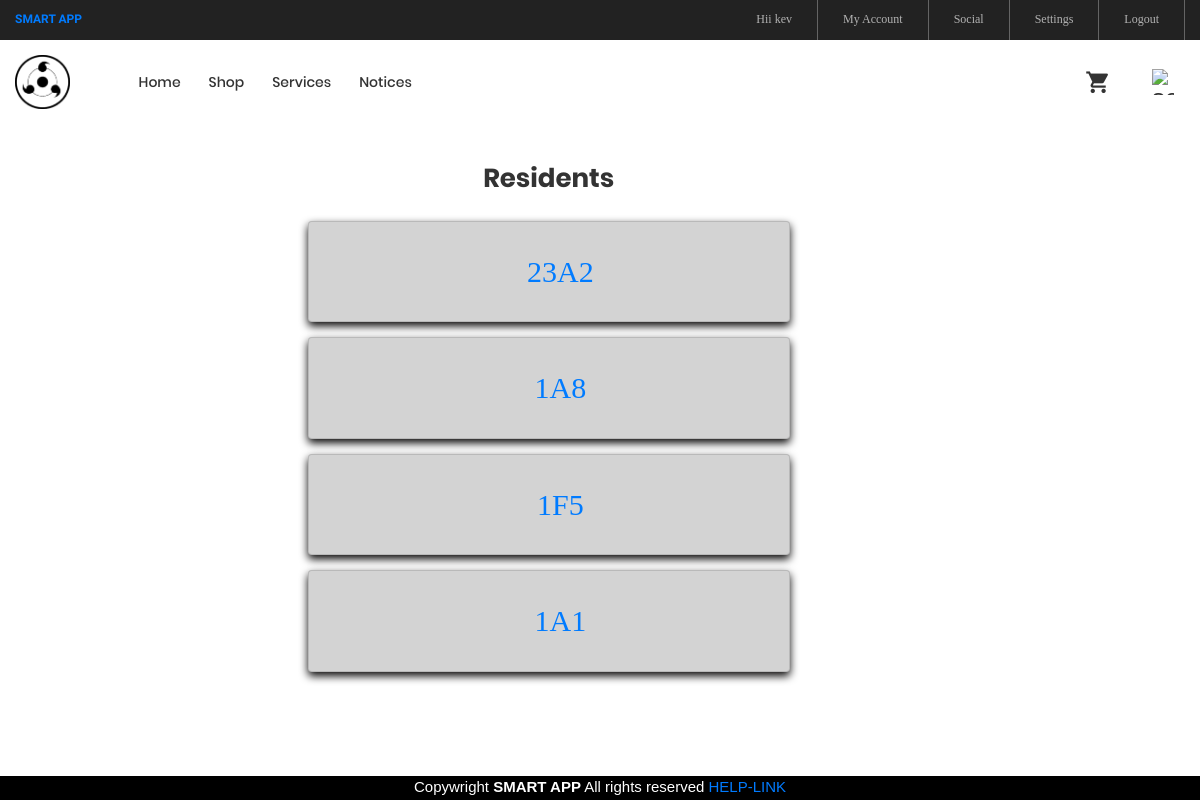
/residents/ (signed in), run on the app's committed database.
### signin/models.py (models this page shows, shortened)
class UserProfile(models.Model):
        user = models.OneToOneField(User, on_delete=models.CASCADE)
        flat_number = models.CharField(max_length=30)
        mobile_number = models.CharField(max_length=20)
        pro_pic=models.ImageField(upload_to='images',blank=True,null=True)

### ser/views.py (the view)
# urls.py: path('residents/',views.residents,name="residents"),
@login_required
def residents(request):
    tenants=UserProfile.objects.all()
    info=[]
    for x in tenants:
        y={'flnum':x.flat_number}
        info.append(y)
    context={
            'info':info
        }
    return render(request,'residents.html',context)

### templates/residents.html (shortened to what this page needs)
{% extends "base.html" %}
{% load static %}
{% block page_content %}
<body>
<div class="row " style="margin-top: 10%">
  <div class="col-md-3"></div>
<div  class="col-md-5" style="color:black">
    <h1 class="ltext-108 cl2 hov-cl1 trans-04 p-b-10" style="text-align: center;">Residents</h1>
    {% for y in info %}
    <div class="card p-3 m-t-15" style="background-color: lightgray">
	<li class="btn">
                        <a class="nav-link" href= "{% url 'category-list' y.flnum %}" style="font-size: 30px"><span class="lnr lnr-apartment">{{y.flnum}}</span></a>
                    </li>
    </div>
{% endfor %}
  <div class="col-md-3"></div>
</body>
{% endblock %}

### templates/base.html (shortened to what this page needs)
{% load static	 %}
<!DOCTYPE html>
<html lang="en">
<head>
	<link rel="stylesheet" type="text/css" href="{% static 'vendor/bootstrap/css/bootstrap.min.css' %}">
	<link rel="stylesheet" type="text/css" href="{% static 'fonts/font-awesome-4.7.0/css/font-awesome.min.css' %}">
	<link rel="stylesheet" type="text/css" href="{% static 'fonts/iconic/css/material-design-iconic-font.min.css' %}">
	<link rel="stylesheet" type="text/css" href="{% static 'fonts/linearicons-v1.0.0/icon-font.min.css' %}">
	<link rel="stylesheet" type="text/css" href="{% static 'vendor/animate/animate.css' %}">
	<link rel="stylesheet" type="text/css" href="{% static 'vendor/css-hamburgers/hamburgers.min.css' %}">
	<link rel="stylesheet" type="text/css" href="{% static 'vendor/animsition/css/animsition.min.css' %}">
	<link rel="stylesheet" type="text/css" href="{% static 'vendor/select2/select2.min.css' %}">
	<link rel="stylesheet" type="text/css" href="{% static 'vendor/daterangepicker/daterangepicker.css' %}">
	<link rel="stylesheet" type="text/css" href="{% static 'vendor/slick/slick.css' %}">
	<link rel="stylesheet" type="text/css" href="{% static 'vendor/MagnificPopup/magnific-popup.css' %}">
	<link rel="stylesheet" type="text/css" href="{% static 'vendor/perfect-scrollbar/perfect-scrollbar.css' %}">
	<link rel="stylesheet" type="text/css" href="{% static 'css/util.css' %}">
	<link rel="stylesheet" type="text/css" href="{% static 'css/main.css' %}">
</head>
<body class="animsition">
	<header>
		<div class="container-menu-desktop">
			<div class="top-bar">
				<div class="content-topbar flex-sb-m h-full container">
					<div class="left-top-bar" style="font-family: Kaushan Script;color:  #9999ff;">
						<b><a href='/index'>SMART APP</a></b>
					</div>
					<div class="right-top-bar flex-w h-full">
						 {% if user.is_authenticated %}
						<a href="#" class="flex-c-m trans-04 p-lr-25" style="border-left: none">
							Hii {{user.first_name}}
						</a>
						<a href="/profile" class="flex-c-m trans-04 p-lr-25">
							My Account
						</a>
						<a href="/residents" class="flex-c-m trans-04 p-lr-25">
							Social
						</a>
						<a href="{% url 'password_change' %}"class="flex-c-m trans-04 p-lr-25">
							Settings
						</a>
						<a href="/accounts/logout" class="flex-c-m trans-04 p-lr-25">
							Logout
						</a>
						{% else %}
						<a href="/accounts/login" class="flex-c-m trans-04 p-lr-25">
							Login
						</a>
						{% endif %}
					</div>
				</div>
			</div>
			<div class="wrap-menu-desktop">
				<nav class="limiter-menu-desktop container">
					<a  class="logo" href='/index'>
						<img src="{% static 'images/logo.png' %}" alt="IMG-LOGO">
					</a>
					<div class="menu-desktop">
						<ul class="main-menu">
								<li>
								<a href="/index">Home</a>
							</li>
							<li>
								<a href="/shop">Shop</a>
							</li>
							<li >
								<a href="/req">Services</a>
							</li>
							<li>
								<a href="/h">Notices</a>
							</li>
						</ul>
					</div>
					<div class="wrap-icon-header flex-w flex-r-m">
						<div class="icon-header-item cl2 hov-cl1 trans-04 p-l-22 p-r-11 " >
							<a href="/list" class="dis-block icon-header-item cl2 hov-cl1 trans-04 p-l-22 p-r-11 " >
							<i class="zmdi zmdi-shopping-cart"></i>
						</a>
						</div>
						<a href="/show" class="dis-block icon-header-item cl2 hov-cl1 trans-04 p-l-22 p-r-11 " >
							 <img src="{% static 'images/service.png' %}" alt="service" style="width:22px;height:26px;float:right; " >
						</a>
					</div>
				</nav>
			</div>
		</div>
	</header>
	<div class="flex-container " style="margin-bottom: 8%">
{% block page_content %}
{% endblock %}
</div><body>
<div class="flex-container " style="background-color:black;color:white;position:fixed; left: 0; bottom: 0; width: 100%;z-index:3;height:3%;">
 <footer>
 <center>Copywright <b>SMART APP</b> All rights reserved <a href="https://www.google.co.in/">
  HELP-LINK</a></center>
</footer>
</div>
</body>
</html>

### signin/static/css/main.css (style rules this page uses)
.container { max-width: 1380px; }
@media (max-width: 1600px) { .container { max-width: 1200px; } }
.container-menu-desktop { height: auto; width: 100%; position: relative; -webkit-transition: all 0.3s; -o-transition: all 0.3s; -moz-transition: all 0.3s; transition: all 0.3s; }
.top-bar { height: 40px; background-color: #222; }
.left-top-bar { font-family: Poppins-Regular; font-size: 12px; line-height: 1.8; color: #b2b2b2; }
.right-top-bar a { font-family: Poppins-Regular; font-size: 12px; line-height: 1.8; height: 100%; color: #b2b2b2; border-right: 1px solid rgba(255,255,255,0.3); }
.right-top-bar a:first-child { border-left: 1px solid rgba(255,255,255,0.3); }
.wrap-menu-desktop { position: fixed; z-index: 1100; background-color: transparent; width: 100%; height: 84px; top: 40px; left: 0px; -webkit-transition: height 0.3s, background-color 0.3s; -o-transition: height 0.3s, background-color 0.3s; -moz-transition: height 0.3s, background-color 0.3s; transition: height 0.3s, background-color 0.3s; }
.limiter-menu-desktop { height: 100%; display: -webkit-box; display: -webkit-flex; display: -moz-box; display: -ms-flexbox; display: flex; align-items: center; background-color: transparent; }
.logo { display: -webkit-box; display: -webkit-flex; display: -moz-box; display: -ms-flexbox; display: flex; align-items: center; height: 65%; margin-right: 55px; }
.logo img { max-width: 100%; max-height: 100%; }
.menu-desktop { display: -webkit-box; display: -webkit-flex; display: -moz-box; display: -ms-flexbox; display: flex; align-items: center; height: 100%; }
.main-menu { list-style-type: none; margin: 0; display: -webkit-box; display: -webkit-flex; display: -moz-box; display: -ms-flexbox; display: flex; align-items: center; }
.main-menu > li { display: block; position: relative; padding: 20px 10px 20px 0px; margin: 0px 4px 0px 14px; }
.main-menu > li > a { font-family: Poppins-Medium; font-size: 14px; color: #333; padding: 5px 0px; transition: all 0.4s; -webkit-transition: all 0.4s; -o-transition: all 0.4s; -moz-transition: all 0.4s; }
.wrap-icon-header { flex-grow: 1; }
.icon-header-item { position: relative; font-size: 26px; line-height: 1; cursor: pointer; }
.cl2 { color: #333; }
.ltext-108 { font-family: Poppins-Bold; font-size: 26px; line-height: 1.3846; }

### templates/base.html (style rules this page uses)
.card { box-shadow: 0 4px 8px 0 rgb(7, 6, 6); transition: 0.3s; }

### data on the page
UserProfile: flnum "23A2"
UserProfile: flnum "1A8"
UserProfile: flnum "1F5"
UserProfile: flnum "1A1"

### other printed values
{{ user.first_name }} "kev"
